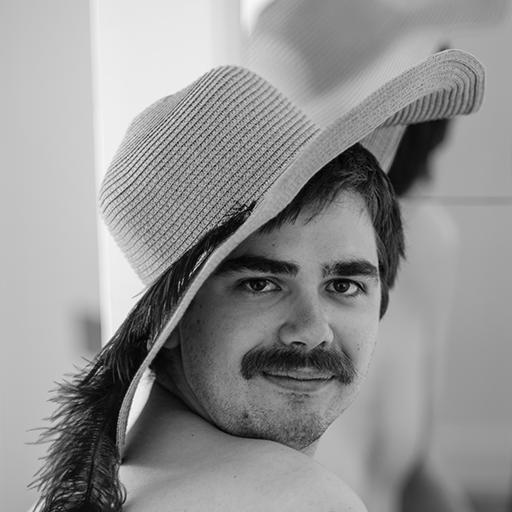
#> input picture Luminance_images/Lena_luminance.jpg, 512 x 512 px, given in place of the camera
$ python teste.py
#> lines starting #> are read from the running program, lines starting #| are printed output that depends on the picture; after the words box and inside, x2 and y2 are one past the last pixel; in counts of white or black regions, pixels touching at a corner belong together
import cv2
import numpy as np
from PIL import Image
import threading
import keyboard
import time

#Do the convolution
def convolution(image, kernel):
    width, height = image.size
    result = Image.new("L", (width, height))  #new grayscale image the same size as the input image

    #walks each pixel in the image, excluding the 1-pixel border
    for x in range(1, width - 1):
        for y in range(1, height - 1):
            pixel_sum = 0
            #walks the elements of the 3x3 kernel to calculate the resulting pixel value
            for i in range(3):
                for j in range(3):
                    pixel_sum += image.getpixel((x - 1 + i, y - 1 + j)) * kernel[i][j]

            #sets the pixel value in the new image after convolution
            result.putpixel((x, y), min(max(int(abs(pixel_sum)), 0), 255))  #ensuring the pixel value is in the range [0, 255]

    return result

#Apply a limit on the magnitude of calculated borders
def apply_threshold(image, threshold):
    width, height = image.size
    thresholded = Image.new("L", (width, height))  #creates a new grayscale image the same size as the input image

    #walks each pixel in the image to apply the threshold
    for x in range(width):
        for y in range(height):
            pixel_value = image.getpixel((x, y))
            if pixel_value >= threshold:
                thresholded.putpixel((x, y), 255)  #sets to white if the value is greater than or equal to the threshold
            else:
                thresholded.putpixel((x, y), 0)  #sets to black if the value is less than the threshold

    return thresholded

#Finds corners with 90 degree angles
def find_corners(image):
    corners = np.zeros_like(image, dtype=np.uint8)  #creates array of zeros the same size as the image
    for x in range(1, image.width - 1):
        for y in range(1, image.height - 1):
            if image.getpixel((x, y)) == 255:  #checks if the pixel is a highlighted corner
                #checks if the surrounding pixels form a 90 degree angle
                if (
                    image.getpixel((x - 1, y)) == 255
                    and image.getpixel((x + 1, y)) == 255
                    and image.getpixel((x, y - 1)) == 255
                    and image.getpixel((x, y + 1)) == 255
                ):
                    corners[y, x] = 255  #sets the pixel to white in the corner matrix
    return corners

#Use webcam to capture images
cap = cv2.VideoCapture(0)
capture_count = 0  #catch counter

def key_capture_thread():
    global is_key_pressed
    while True:
        if keyboard.is_pressed('q'):  #checks if the 'q' key was pressed
#> (key q is pressed here)
            is_key_pressed = True
            break
        time.sleep(0.1)

keyboard_thread = threading.Thread(target=key_capture_thread)
keyboard_thread.start()

is_key_pressed = False
while True:
    ret, frame = cap.read()
#> frame is the input picture: shape (512, 512, 3); min 0, max 253, mean 145.9

    #image conversion to luminance
    luminance_image = 0.2126 * frame[:, :, 2] + 0.7152 * frame[:, :, 1] + 0.0722 * frame[:, :, 0]

    #Gaussian filter for smoothing the luminance image
    frame_gray_smoothed = cv2.GaussianBlur(luminance_image, (5, 5), 0)

    pil_frame = Image.fromarray(frame_gray_smoothed)

    sobel_x = [[-1, 0, 1], [-2, 0, 2], [-1, 0, 1]]
    sobel_y = [[-1, -2, -1], [0, 0, 0], [1, 2, 1]]

    border_x = convolution(pil_frame, sobel_x)
#> in convolution, `result = Image.new("L", (width, height))`: result: PIL image 512x512 L; every value is 0
#> after the loop in convolution, `for x in range(1, width - 1):`:
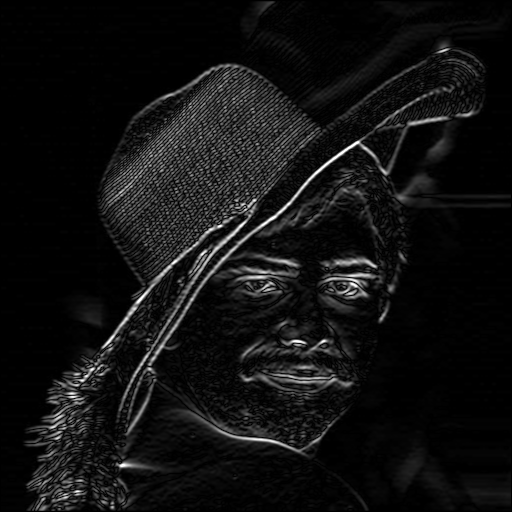
#> result: PIL image 512x512 L; min 0, max 255, mean 17.4
    border_y = convolution(pil_frame, sobel_y)
#> after the loop in convolution (call 2), `for x in range(1, width - 1):`:
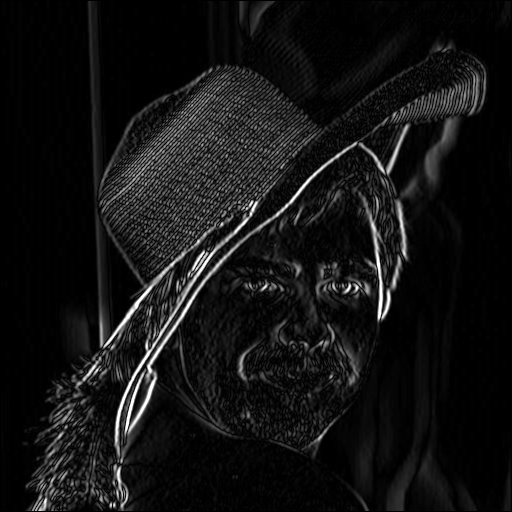
#> result: PIL image 512x512 L; min 0, max 255, mean 19.3

    magnitude = Image.new("L", pil_frame.size)
    for x in range(pil_frame.size[0]):
        for y in range(pil_frame.size[1]):
            gx = border_x.getpixel((x, y))
            gy = border_y.getpixel((x, y))
            magnitude.putpixel((x, y), min(int((gx ** 2 + gy ** 2) ** 0.5), 255))
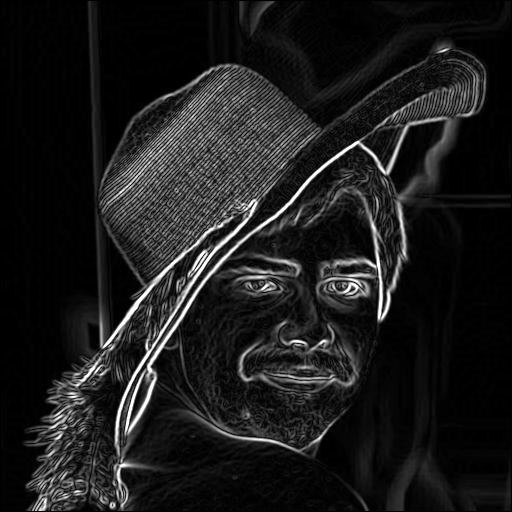
#> magnitude: PIL image 512x512 L; min 0, max 255, mean 28

    threshold_value = 100
    highlighted_borders = apply_threshold(magnitude, threshold_value)
#> after the loop in apply_threshold, `for x in range(width):`:
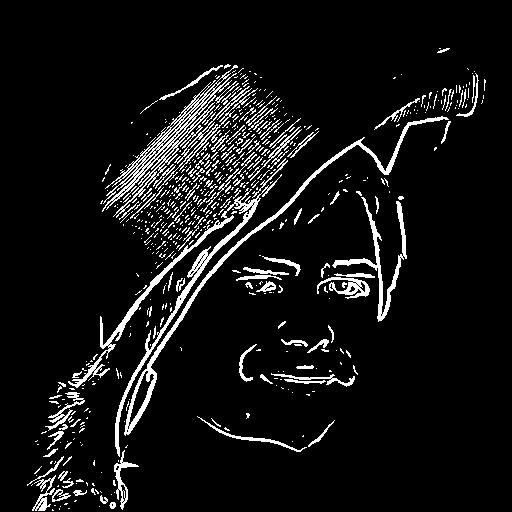
#> thresholded: PIL image 512x512 L; 7.6% white in thin lines or dots, all inside (x1, y1, x2, y2) = (27, 48, 486, 511)

    corners = find_corners(highlighted_borders)  #find corners
#> after the loop in find_corners, `for x in range(1, image.width - 1):`:
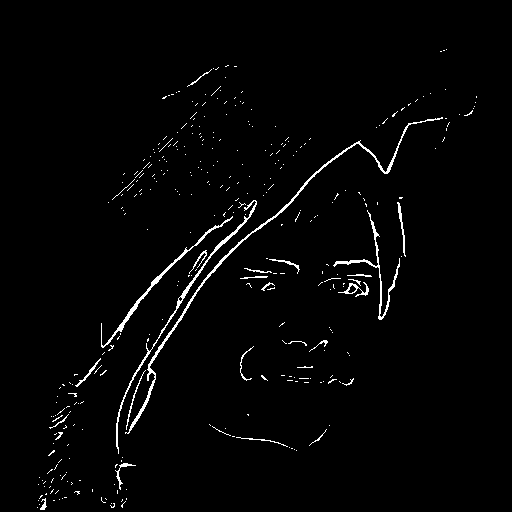
#> corners: shape (512, 512); 2% white in thin lines or dots, all inside (x1, y1, x2, y2) = (37, 49, 477, 510)

    #saves the border image
    output_path = rf"C:\Shelf_Supervisor\New_images\captured_image_{capture_count}.png"
    cv2.imwrite(output_path, np.array(highlighted_borders))
    print("Saved in:", output_path)

    #check if the 'q' key was pressed to stop the capture
    if is_key_pressed:
        break

    capture_count += 1  #increments the capture counter

cap.release()  #close camera
cv2.destroyAllWindows()  #fecha all OpenCV windows
